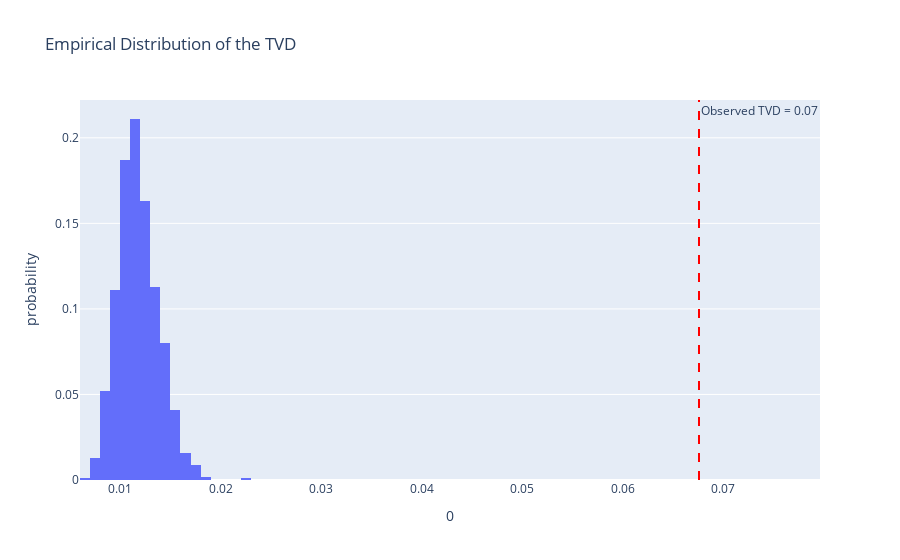

Notebook code for this chart:
### Code cell
fig = px.histogram(pd.DataFrame(simulated_tvds), x=0, nbins=20, histnorm='probability', 
                   title='Empirical Distribution of the TVD')
fig.add_vline(
    x=observed_tvd,
    line_dash="dash",
    line_color="red",
    annotation_text=f"Observed TVD = {observed_tvd:.2f}",
    annotation_position="top right"
)
fig.write_html("step3-outage-MAR.html", include_plotlyjs='cdn')
fig.show()

### Figure 1 — Plotly figure (JSON) as saved in the notebook; plotly's stock layout.template omitted (floating-point values rounded to 4 significant figures; data arrays with more than 128 entries replaced by an {"elided": "..."} marker saying what was removed)
{"data": [{"alignmentgroup": "True", "bingroup": "x", "histnorm": "probability", "hovertemplate": "0=%{x}<br>probability=%{y}<extra></extra>", "legendgroup": "", "marker": {"color": "#636efa", "pattern": {"shape": ""}}, "name": "", "nbinsx": 20, "offsetgroup": "", "orientation": "v", "showlegend": false, "type": "histogram", "x": {"elided": "1000 float values"}, "xaxis": "x", "yaxis": "y"}], "layout": {"annotations": [{"showarrow": false, "text": "Observed TVD = 0.07", "x": 0.0676, "xanchor": "left", "xref": "x", "y": 1, "yanchor": "top", "yref": "y domain"}], "autosize": true, "barmode": "relative", "legend": {"tracegroupgap": 0}, "shapes": [{"line": {"color": "red", "dash": "dash"}, "type": "line", "x0": 0.0676, "x1": 0.0676, "xref": "x", "y0": 0, "y1": 1, "yref": "y domain"}], "title": {"text": "Empirical Distribution of the TVD"}, "xaxis": {"anchor": "y", "autorange": true, "domain": [0, 1], "range": [0.006, 0.07779], "title": {"text": "0"}, "type": "linear"}, "yaxis": {"anchor": "x", "autorange": true, "domain": [0, 1], "range": [0, 0.2221], "title": {"text": "probability"}}}}
